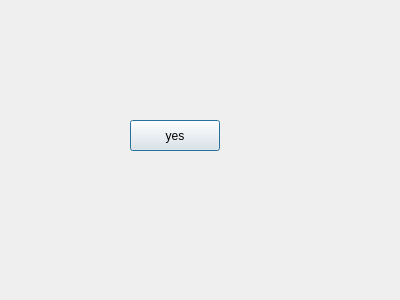
<?xml version="1.0" encoding="UTF-8"?>
<ui version="4.0">
 <class>Dialog</class>
 <widget class="QDialog" name="Dialog">
  <property name="geometry">
   <rect>
    <x>0</x>
    <y>0</y>
    <width>400</width>
    <height>300</height>
   </rect>
  </property>
  <property name="windowTitle">
   <string>Dialog</string>
  </property>
  <widget class="QPushButton" name="pushButton">
   <property name="geometry">
    <rect>
     <x>130</x>
     <y>120</y>
     <width>90</width>
     <height>31</height>
    </rect>
   </property>
   <property name="text">
    <string>yes</string>
   </property>
  </widget>
 </widget>
 <resources/>
 <connections>
  <connection>
   <sender>pushButton</sender>
   <signal>clicked()</signal>
   <receiver>Dialog</receiver>
   <slot>accept()</slot>
   <hints>
    <hint type="sourcelabel">
     <x>189</x>
     <y>148</y>
    </hint>
    <hint type="destinationlabel">
     <x>151</x>
     <y>77</y>
    </hint>
   </hints>
  </connection>
 </connections>
</ui>
